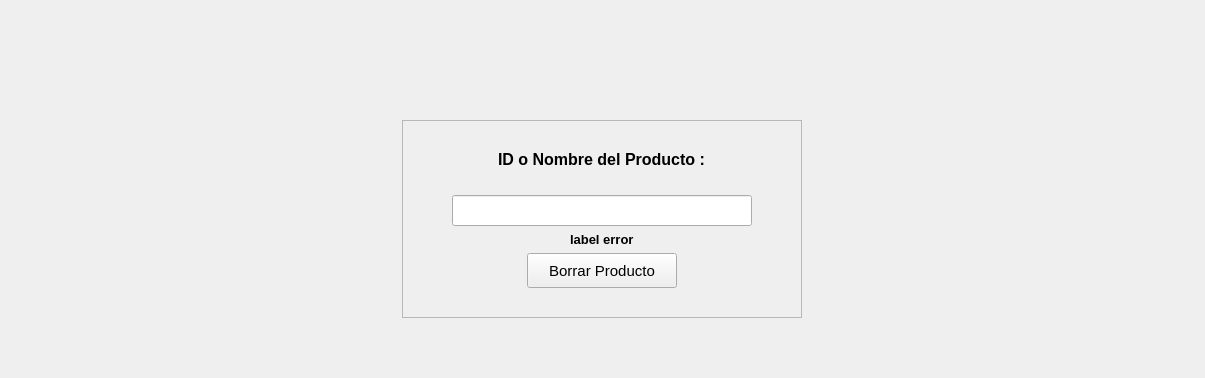
      <widget class="QWidget" name="page_4">
       <layout class="QGridLayout" name="gridLayout_13">
        <item row="0" column="0">
         <widget class="QFrame" name="frame_18">
          <property name="frameShape">
           <enum>QFrame::Shape::NoFrame</enum>
          </property>
          <property name="frameShadow">
           <enum>QFrame::Shadow::Raised</enum>
          </property>
          <layout class="QVBoxLayout" name="verticalLayout_7">
           <item>
            <spacer name="horizontalSpacer_47">
             <property name="orientation">
              <enum>Qt::Orientation::Horizontal</enum>
             </property>
             <property name="sizeHint" stdset="0">
              <size>
               <width>1165</width>
               <height>20</height>
              </size>
             </property>
            </spacer>
           </item>
           <item>
            <spacer name="horizontalSpacer_51">
             <property name="orientation">
              <enum>Qt::Orientation::Horizontal</enum>
             </property>
             <property name="sizeHint" stdset="0">
              <size>
               <width>40</width>
               <height>20</height>
              </size>
             </property>
            </spacer>
           </item>
           <item>
            <spacer name="horizontalSpacer_48">
             <property name="orientation">
              <enum>Qt::Orientation::Horizontal</enum>
             </property>
             <property name="sizeHint" stdset="0">
              <size>
               <width>40</width>
               <height>20</height>
              </size>
             </property>
            </spacer>
           </item>
           <item>
            <spacer name="horizontalSpacer_49">
             <property name="orientation">
              <enum>Qt::Orientation::Horizontal</enum>
             </property>
             <property name="sizeHint" stdset="0">
              <size>
               <width>40</width>
               <height>20</height>
              </size>
             </property>
            </spacer>
           </item>
           <item>
            <spacer name="horizontalSpacer_50">
             <property name="orientation">
              <enum>Qt::Orientation::Horizontal</enum>
             </property>
             <property name="sizeHint" stdset="0">
              <size>
               <width>40</width>
               <height>20</height>
              </size>
             </property>
            </spacer>
           </item>
           <item alignment="Qt::AlignmentFlag::AlignHCenter">
            <widget class="QFrame" name="frame_19">
             <property name="minimumSize">
              <size>
               <width>400</width>
               <height>0</height>
              </size>
             </property>
             <property name="frameShape">
              <enum>QFrame::Shape::StyledPanel</enum>
             </property>
             <property name="frameShadow">
              <enum>QFrame::Shadow::Raised</enum>
             </property>
             <layout class="QVBoxLayout" name="verticalLayout_8">
              <item>
               <spacer name="horizontalSpacer_52">
                <property name="orientation">
                 <enum>Qt::Orientation::Horizontal</enum>
                </property>
                <property name="sizeHint" stdset="0">
                 <size>
                  <width>40</width>
                  <height>20</height>
                 </size>
                </property>
               </spacer>
              </item>
              <item alignment="Qt::AlignmentFlag::AlignHCenter">
               <widget class="QLabel" name="label_45">
                <property name="font">
                 <font>
                  <pointsize>12</pointsize>
                  <bold>true</bold>
                 </font>
                </property>
                <property name="text">
                 <string>ID o Nombre del Producto :</string>
                </property>
               </widget>
              </item>
              <item>
               <spacer name="horizontalSpacer_53">
                <property name="orientation">
                 <enum>Qt::Orientation::Horizontal</enum>
                </property>
                <property name="sizeHint" stdset="0">
                 <size>
                  <width>40</width>
                  <height>20</height>
                 </size>
                </property>
               </spacer>
              </item>
              <item alignment="Qt::AlignmentFlag::AlignHCenter">
               <widget class="QLineEdit" name="lineEdit_12">
                <property name="sizePolicy">
                 <sizepolicy hsizetype="MinimumExpanding" vsizetype="Fixed">
                  <horstretch>0</horstretch>
                  <verstretch>0</verstretch>
                 </sizepolicy>
                </property>
                <property name="minimumSize">
                 <size>
                  <width>300</width>
                  <height>0</height>
                 </size>
                </property>
                <property name="maximumSize">
                 <size>
                  <width>16777215</width>
                  <height>16777215</height>
                 </size>
                </property>
                <property name="font">
                 <font>
                  <pointsize>14</pointsize>
                  <bold>false</bold>
                 </font>
                </property>
               </widget>
              </item>
              <item alignment="Qt::AlignmentFlag::AlignHCenter">
               <widget class="QLabel" name="label_122">
                <property name="font">
                 <font>
                  <pointsize>10</pointsize>
                  <bold>true</bold>
                 </font>
                </property>
                <property name="text">
                 <string>label error</string>
                </property>
               </widget>
              </item>
              <item alignment="Qt::AlignmentFlag::AlignHCenter">
               <widget class="QPushButton" name="pushButton_29">
                <property name="minimumSize">
                 <size>
                  <width>150</width>
                  <height>35</height>
                 </size>
                </property>
                <property name="font">
                 <font>
                  <pointsize>11</pointsize>
                  <bold>false</bold>
                 </font>
                </property>
                <property name="text">
                 <string>Borrar Producto</string>
                </property>
               </widget>
              </item>
              <item>
               <spacer name="horizontalSpacer_55">
                <property name="orientation">
                 <enum>Qt::Orientation::Horizontal</enum>
                </property>
                <property name="sizeHint" stdset="0">
                 <size>
                  <width>40</width>
                  <height>20</height>
                 </size>
                </property>
               </spacer>
              </item>
             </layout>
            </widget>
           </item>
           <item>
            <spacer name="verticalSpacer_6">
             <property name="orientation">
              <enum>Qt::Orientation::Vertical</enum>
             </property>
             <property name="sizeHint" stdset="0">
              <size>
               <width>20</width>
               <height>40</height>
              </size>
             </property>
            </spacer>
           </item>
          </layout>
         </widget>
        </item>
       </layout>
      </widget>
